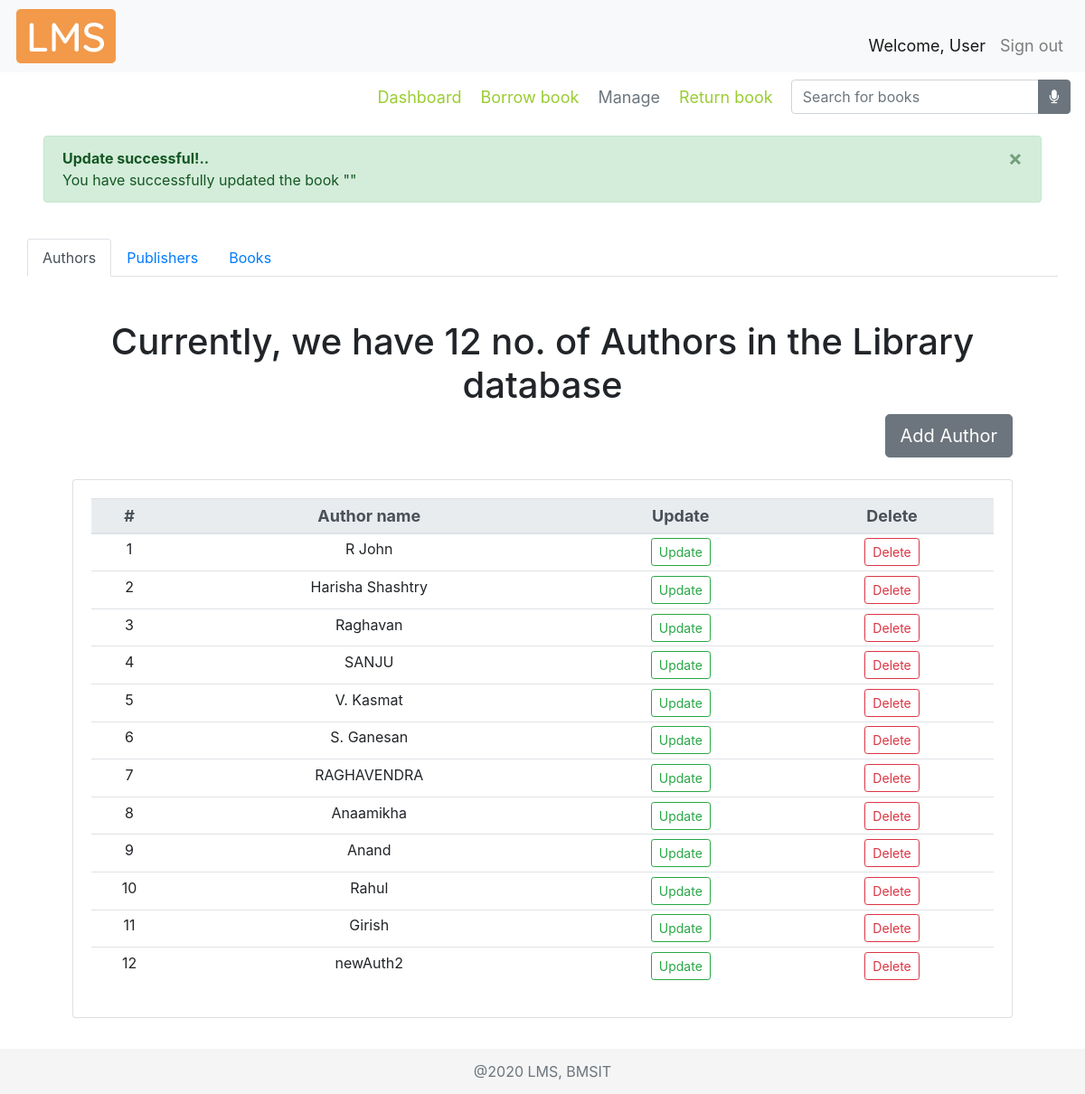
Before: /manage/ with the older database file.
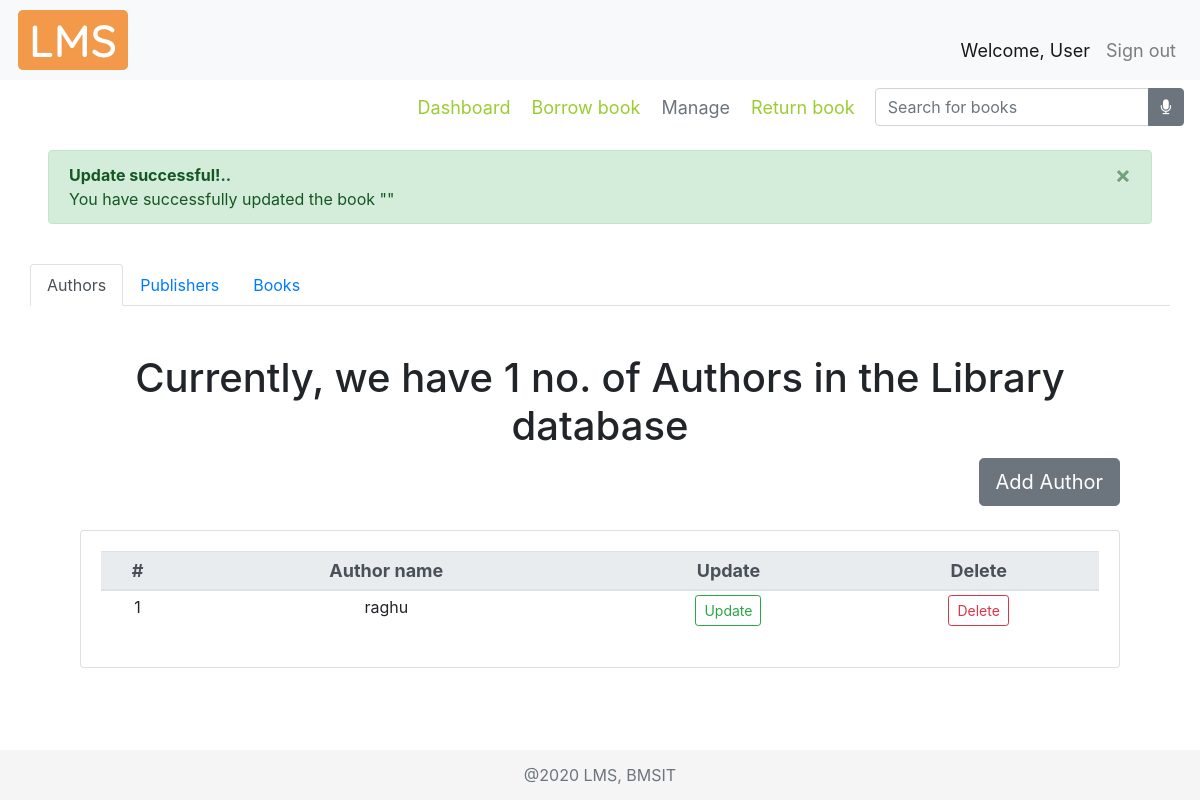
After: the same page with the newer database file.
### libraryApp/models.py (models this page shows)
class AUTHOR(models.Model):
    authorName = models.CharField(max_length=30)
    def __str__(self):
        return self.authorName

### libraryApp/views.py (the view)
# urls.py: path('manage/', views.manage, name="manage"),
def manage(request):
    manage = 'libraryApp/manage_tab.html'
    books = BOOK.objects.all()
    myFilter = BookFilter(request.GET, queryset=books)
    books = myFilter.qs
    allAuthors = AUTHOR.objects.all()
    allPublishers = PUBLISHER.objects.all()
    mActive = True
    booksList = []
    bookCount = 0
    authCount = AUTHOR.objects.count()
    pubCount = PUBLISHER.objects.count()
    for i in books:
        bookCount += 1
        stock = STOCK.objects.filter(bookID__id=i.id).first()
        authors = AUTHOR.objects.filter(book__id=i.id)
        authorList = []
        authorIDList = []
        for a in authors.all():
            if a not in authorList: #loic to check redundancy
                authorList.append(a)
                authorIDList.append(a.id)
        authorString = ', '.join(map(str, authorList))
        pub = PUBLISHER.objects.filter(
            book__id=i.id).first()
        booksList.append(tempBook(bookCount, i.bookTitle, i.id, i.genre, pub.id,
                                  pub.pubName, i.pubYear, authorIDList, authorString, i.isbn, stock.bookCopies))
    context = {
        'allBooks': booksList,
        'bookCount': bookCount,
        'myFilter' : myFilter,
        'allAuthors' : allAuthors,
        'authCount' : authCount,
        'allPublishers' : allPublishers,
        'pubCount' : pubCount,
        'mActive' : mActive
    }
    return render(request, manage, context)

### libraryApp/templates/libraryApp/manage_tab.html (shortened to what this page needs)
{% extends 'libraryApp/main.html' %}
{% load static %}
{% block content %}
    <div class="container-fluid">
        <nav>
            <div class="nav nav-tabs" id="nav-tab" role="tablist">
                <a class="nav-item nav-link active" id="nav-home-tab" data-toggle="tab" href="#nav-home" role="tab" aria-controls="nav-home" aria-selected="true">Authors</a>
                <a class="nav-item nav-link" id="nav-profile-tab" data-toggle="tab" href="#nav-profile" role="tab" aria-controls="nav-profile" aria-selected="false">Publishers</a>
                <a class="nav-item nav-link" id="nav-contact-tab" data-toggle="tab" href="#nav-contact" role="tab" aria-controls="nav-contact" aria-selected="false">Books</a>
             </div>
        </nav>
        <div class="tab-content" id="nav-tabContent">
            <div class="tab-pane fade show active" id="nav-home" role="tabpanel" aria-labelledby="nav-home-tab">
                {% include 'libraryApp/author.html' %}
            </div>
        </div>
    </div>
{% endblock content %}

### libraryApp/templates/libraryApp/author.html (shortened to what this page needs)
<div class="container-fluid">
    <div class="row text-center booksTable mt-5">
        <div class="col-md-12">
            <h1 class="text-center">
                Currently, we have {{authCount}} no. of Authors in the Library database
            </h1>
            <div class="row justify-content-end addBookBtn">
                <a href="{% url 'addauthordetail' 'Add' %}">
                    <button type="button" class="btn btn-secondary btn-lg" data-toggle="tooltip" data-placement="right"
                        title="Click here to add a book">Add Author</button>
            </div>
            <br>
            <div class="card card-body">
                <table class="table table-sm table-hover">
                    <thead class="thead-light threadText">
                        <tr>
                            <th scope="col">#</th>
                            <th scope="col">Author name</th>
                            <th scope="col">Update</th>
                            <th scope="col">Delete</th>
                        </tr>
                    </thead>
                    {% for i in allAuthors %}
                    <tr>
                        <td>{{forloop.counter}}</td>
                        <td>{{i.authorName}}</td>
                        <td><a class="btn btn-sm btn-outline-success" href="{% url 'updateauthordetail' i.id %}">Update</a></td>
						<td><a class="btn btn-sm btn-outline-danger" href="{% url 'deleteauthordetail' i.id %}">Delete</a></td>
                    </tr>
                    {% endfor %}
                </table>
            </div>
        </div>
    </div>
</div>

Changed rows visible on the page:
removed AUTHOR: authorName "R John"
removed AUTHOR: authorName "Harisha Shashtry"
removed AUTHOR: authorName "Raghavan"
removed AUTHOR: authorName "SANJU"
removed AUTHOR: authorName "V. Kasmat"
removed AUTHOR: authorName "S. Ganesan"
removed AUTHOR: authorName "RAGHAVENDRA"
removed AUTHOR: authorName "Anaamikha"
removed AUTHOR: authorName "Anand"
removed AUTHOR: authorName "Rahul"
removed AUTHOR: authorName "Girish"
removed AUTHOR: authorName "newAuth2"
added AUTHOR: authorName "raghu"
Other visible differences:
{{ authCount }}: "12" → "1"
